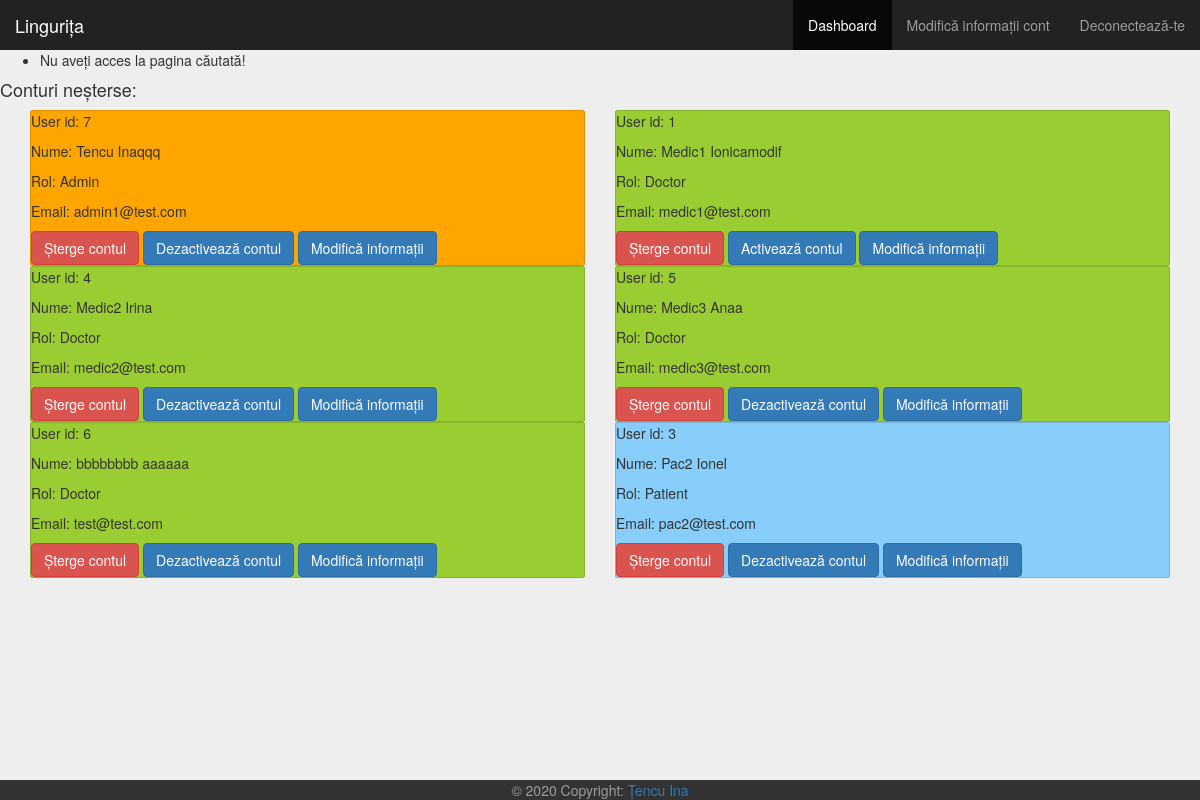
Page /view_users (signed in) on the committed database.
### app.py (models this page shows)
class User(UserMixin, db.Model):
    id = db.Column(db.Integer, primary_key=True)
    first_name = db.Column(db.String(25))
    last_name = db.Column(db.String(25))
    CNP = db.Column(db.String(15))
    email = db.Column(db.String(30), unique=True)
    password = db.Column(db.String(80))
    role = db.Column(db.String(15))
    is_active = db.Column(db.Integer)
    is_deleted = db.Column(db.Integer)

### app.py (the view)
@app.route('/view_users')
@login_required
def view_all_users():
    if current_user.role != 'Admin':
        flash('Nu aveți acces la pagina căutată!')
        redirect(url_for('dashboard'))
    users = User.query.filter(User.id != current_user.id).order_by(User.is_deleted.asc(), User.role.asc())
    return render_template('view_users.html', users=users, curr_usr_id=current_user.id)

### app.py (called while the page is built)
@login_manager.user_loader
def load_user(user_id):
    return User.query.get(int(user_id))

### templates/view_users.html (shortened to what this page needs)
{% extends "bootstrap/base.html" %}
{% block styles %}
{{super()}}
<link rel="stylesheet" href="{{url_for('.static', filename='dashboard.css')}}">
{% endblock %}
{% block content %}
    <nav class="navbar navbar-inverse navbar-fixed-top">
      <div class="container-fluid">
        <div class="navbar-header">
          <a class="navbar-brand" href="{{ url_for('index') }}">Lingurița</a>
        </div>
        <div id="navbar" class="navbar-collapse collapse">
          <ul class="nav navbar-nav navbar-right">
          <li class="nav-item active"><a class="nav-link active">Dashboard</a></li>
              <li><a href="{{ url_for('change_info') }}">Modifică informații cont</a></li>
            <li><a href="{{ url_for('logout') }}">Deconectează-te</a></li>
          </ul>
        </div>
      </div>
    </nav>
    <body style="background-color: #eeeeee;">
    {% with messages = get_flashed_messages() %}
        {% if messages %}
            <ul class=flashes>
            {% for message in messages %}
            <li>{{ message }}</li>
            {% endfor %}
            </ul>
        {% endif %}
    {% endwith %}
    <h4>Conturi neșterse:</h4>
    <div class="container">
    {% for user in users %}
        {% if loop.index % 2 == 1 %}
            <div class="row">
        {% endif %}
        <div class="col-xs-6 col-sm-6 col-md-6 col-lg-6">
            {% if user.is_deleted == 1 %}
            <div class="card w-50" style="background-color: gray">
            {% elif user.role == 'Admin' %}
            <div class="card w-50" style="background-color: orange">
                {% elif user.role == 'Doctor' %}
            <div class="card w-50" style="background-color: yellowgreen">
                {% else %}
            <div class="card w-50" style="background-color: lightskyblue">
            {% endif %}
        <div class="card-body">
            <p class="card-text">User id: {{ user.id }}</p>
            <p class="card-text">Nume: {{ user.last_name }} {{ user.first_name }}</p>
            <p class="card-text">Rol: {{ user.role }}</p>
            <p class="card-text">Email: {{ user.email }}</p>
            {% if user.is_deleted == 0 %}
                <a type="button" class="btn btn-danger" href="{{ url_for('perform_action_on_user', action = 'Delete', user_id = user.id)}}">Șterge contul</a>
                {% if user.is_active == 1 %}
                    <a type="button" class="btn btn-primary" href="{{ url_for('perform_action_on_user', action = 'Deactivate', user_id = user.id)}}">Dezactivează contul</a>
                {% else %}
                    <a type="button" class="btn btn-primary" href="{{ url_for('perform_action_on_user', action = 'Activate', user_id = user.id)}}">Activează contul</a>
                {% endif %}
                    <a type="button" class="btn btn-primary" href="{{ url_for('modify_user_info', user_id = user.id)}}">Modifică informații</a>
            {% else %}
                <a type="button" class="btn btn-primary" href="{{ url_for('perform_action_on_user', action = 'Recover', user_id = user.id)}}">Recuperează contul</a>
        {% endif %}
        </div>
        </div>
        </div>
        {% if loop.index % 2 == 0 %}
            </div>
        {% endif %}
    {% endfor %}
    </div>
        <br>
    </body>
    <footer class="page-footer font-small">
      <div class="footer-copyright text-center navbar-fixed-bottom" style="background-color: #333333; color: #9D9D9D;">© 2020 Copyright:
          <a href="https://github.com/InaTencu"> Țencu Ina </a>
      </div>
    </footer>
{% endblock %}

### static/dashboard.css (style rules this page uses)
body { padding-top: 50px; }
.navbar-fixed-top { border: 0; }
.card { position: relative; display: -webkit-box; display: -webkit-flex; display: -ms-flexbox; display: flex; -webkit-box-orient: vertical; -webkit-box-direction: normal; -webkit-flex-direction: column; -ms-flex-direction: column; flex-direction: column; background-color: #fff; border: 1px solid rgba(0, 0, 0, 0.125); border-radius: 0.25rem; }

### rows in the picture
User: id "7", last_name "Tencu", first_name "Inaqqq", role "Admin", email "admin1@test.com"
User: id "1", last_name "Medic1", first_name "Ionicamodif", role "Doctor", email "medic1@test.com"
User: id "4", last_name "Medic2", first_name "Irina", role "Doctor", email "medic2@test.com"
User: id "5", last_name "Medic3", first_name "Anaa", role "Doctor", email "medic3@test.com"
User: id "6", last_name "bbbbbbbb", first_name "aaaaaa", role "Doctor", email "test@test.com"
User: id "3", last_name "Pac2", first_name "Ionel", role "Patient", email "pac2@test.com"

### other values in the picture
{{ message }} "Nu aveți acces la pagina căutată!"
